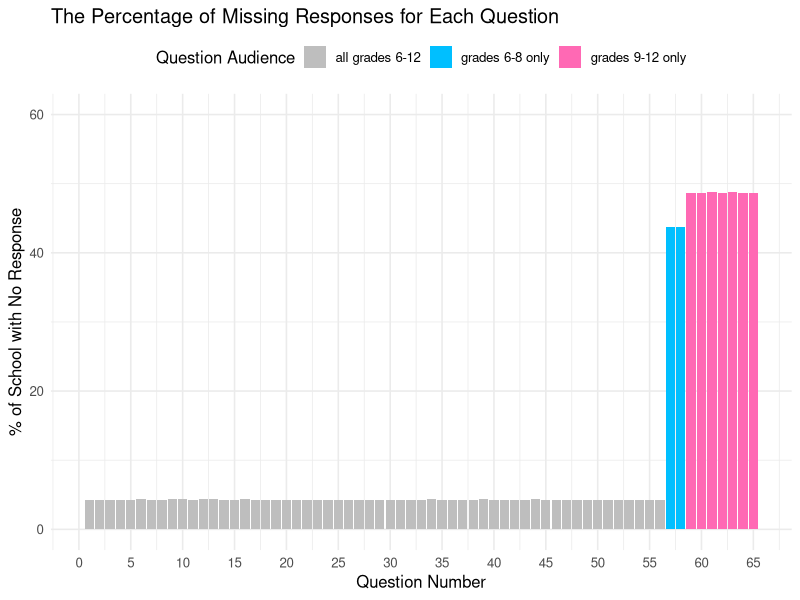
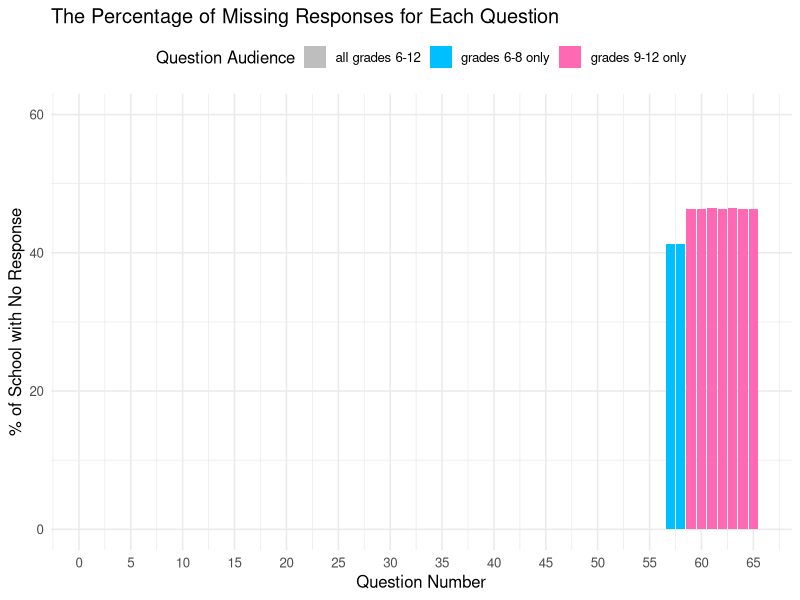
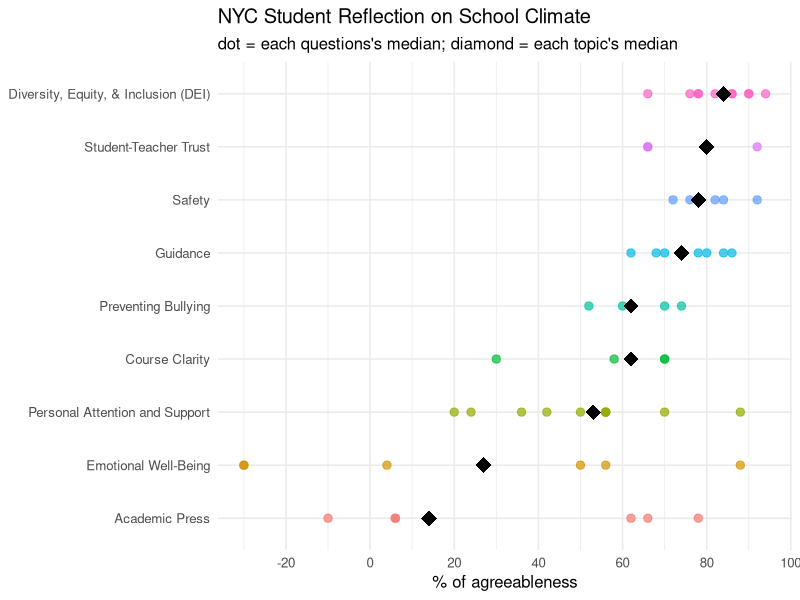

Reproduce these figures in R, in order.
## ---- chunk 1
library(tidyverse)

# Load the data
student <- read.csv("data/nyc_student_2021.csv")

# Rename the columns
names(student)[1:3] <- c("dbn", "school_name", "response_rate")

# Strip the percentage sign and convert to numeric values
percentage_col <- names(student)[3:ncol(student)]
strip_percentage <- function(col) as.numeric(str_remove(col, "%"))
student <- student |> mutate(across(all_of(percentage_col), strip_percentage))

# Parse DBN into borough
borough_lookup <- c(
  M = "Manhattan",
  X = "Bronx",
  K = "Brooklyn",
  Q = "Queens",
  R = "Staten Island"
)

student <- student |>
  mutate(borough_code = substr(dbn, 3, 3), borough = borough_lookup[borough_code]) |>
  relocate(borough_code, borough, .after = school_name)

###### Reshape question columns ######

question_col <- names(student)[6:ncol(student)]
pair_idx <- matrix(seq_along(question_col), ncol = 2, byrow = TRUE)

question_dict <- tibble(
  neg_col = question_col[pair_idx[, 1]],
  pos_col = question_col[pair_idx[, 2]],
  question_n = str_extract(neg_col, "^q\\d+"),
  question_int = as.integer(str_remove(question_n, "q"))
)

# Pair questions with their corresponding topics
question_dict <- question_dict |> mutate(topic = case_when(
  question_int %in% c(1:10, 37) ~ "Diversity, Equity, & Inclusion (DEI)",
  question_int %in% c(11:16) ~ "Emotional Well-Being",
  question_int %in% c(17:21) ~ "Course Clarity",
  question_int %in% c(22:27, 29, 31:33) ~ "Personal Attention and Support",
  question_int %in% c(28, 39, 41:45) ~ "Academic Press",
  question_int %in% c(30, 34:36, 38) ~ "Student-Teacher Trust",
  question_int %in% c(40, 46:49, 55:56) ~ "Safety",
  question_int %in% c(50:54) ~ "Preventing Bullying",
  question_int %in% c(57:65) ~ "Guidance"
))

# Build the cleaned wide table
pos <- setNames(question_dict$pos_col, paste0(question_dict$question_n, "_pos"))
neg <- setNames(question_dict$neg_col, paste0(question_dict$question_n, "_neg"))

student_wide <- student |>
  select(dbn, school_name, borough_code, borough, response_rate, all_of(c(pos, neg)))

# Convert to long table
student_long <- student_wide |>
  pivot_longer(
    cols       = matches("^q\\d+_(pos|neg)$"),
    names_to   = c("question_n", "pole"),
    names_pattern = "(q\\d+)_(pos|neg)",
    values_to  = "percentage"
  ) |> 
  pivot_wider(names_from = pole, values_from = percentage) |>
  left_join(
    question_dict |> 
      select(question_n, question_int, topic), by = "question_n") |>
  mutate(
    net_pos = pos - neg,
    # Reverse coding so that larger values consistently indicate higher satisfaction 
    net_pos = if_else(question_int %in% c(14:16, 50:56), -net_pos, net_pos)
  )

# Select the cleaned long table
student_clean <- student_long |>
  select(school_name, borough, response_rate, question_int, topic, net_pos)

head(student_clean)
## ---- chunk 2
# Check the percentage of schools missing each question, inferred by grade-level audience

student_na <- student_clean |> mutate(grade_level = case_when(
  question_int %in% 57:58 ~ "grades 6-8 only",
  question_int %in% 59:65 ~ "grades 9-12 only",
  TRUE ~ "all grades 6-12")
  ) |>
  group_by(question_int, grade_level) |>
  summarise(percentage_na = mean(is.na(net_pos)) * 100)

ggplot(student_na, 
       aes(x = question_int, y = percentage_na, fill = grade_level)) +
  geom_col() +
  scale_x_continuous(breaks = seq(0, 65, 5)) +
  scale_y_continuous(limits = c(0, 60)) +
  scale_fill_manual(values = c(
    "all grades 6-12" = "grey",
    "grades 6-8 only" = "deepskyblue",
    "grades 9-12 only" = "hotpink"
  )) +
  labs(
    title = "The Percentage of Missing Responses for Each Question",
    x = "Question Number",
    y = "% of School with No Response",
    fill = "Question Audience"
  ) +
  theme_minimal(base_size = 12) +
  theme(legend.position = "top")
## ---- chunk 3
schools_na <- student_clean |>
  group_by(school_name) |>
  filter(all(is.na(net_pos))) |>
  ungroup() |>
  distinct(school_name)

schools_na
## ---- chunk 4
student_clean <- student_clean |>
  group_by(school_name) |>
  filter(!all(is.na(net_pos))) |>
  ungroup()

student_na <- student_clean |> mutate(grade_level = case_when(
  question_int %in% 57:58 ~ "grades 6-8 only",
  question_int %in% 59:65 ~ "grades 9-12 only",
  TRUE ~ "all grades 6-12")
  ) |>
  group_by(question_int, grade_level) |>
  summarise(percentage_na = mean(is.na(net_pos)) * 100)

ggplot(student_na, 
       aes(x = question_int, y = percentage_na, fill = grade_level)) +
  geom_col() +
  scale_x_continuous(breaks = seq(0, 65, 5)) +
  scale_y_continuous(limits = c(0, 60)) +
  scale_fill_manual(values = c(
    "all grades 6-12" = "grey",
    "grades 6-8 only" = "deepskyblue",
    "grades 9-12 only" = "hotpink"
  )) +
  labs(
    title = "The Percentage of Missing Responses for Each Question",
    x = "Question Number",
    y = "% of School with No Response",
    fill = "Question Audience"
  ) +
  theme_minimal(base_size = 12) +
  theme(legend.position = "top")
## ---- chunk 5
# Compute per-question and per-topic medians
questions <- student_clean |>
  group_by(topic, question_int) |>
  summarise(questions_median = median(net_pos, na.rm = TRUE))

topics <- questions |>
  group_by(topic) |>
  summarise(topics_median = median(questions_median))

# Order by topic's medians
topics <- topics |>
  mutate(topic = fct_reorder(topic, topics_median))

questions <- questions |>
  mutate(topic = factor(topic, levels = levels(topics$topic)))

# Plot the median dot plot
ggplot(questions, aes(x = questions_median, y = topic)) +
  geom_point(aes(color = topic), size = 2.5, alpha = 0.7) +
  geom_point(data = topics, aes(x = topics_median, y = topic),
             shape = 18, size = 5, color = "black") +
  scale_x_continuous(breaks = seq(-100, 100, 20)) +
  labs(
    title = "NYC Student Reflection on School Climate",
    subtitle = "dot = each questions's median; diamond = each topic's median",
    x = "% of agreeableness",
    y = NULL
  ) +
  theme_minimal(base_size = 12) +
  theme(legend.position = "none")
